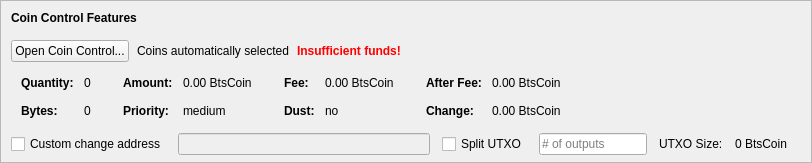
    <widget class="QFrame" name="frameCoinControl">
     <property name="sizePolicy">
      <sizepolicy hsizetype="Expanding" vsizetype="Expanding">
       <horstretch>0</horstretch>
       <verstretch>0</verstretch>
      </sizepolicy>
     </property>
     <property name="maximumSize">
      <size>
       <width>16777215</width>
       <height>16777215</height>
      </size>
     </property>
     <property name="frameShape">
      <enum>QFrame::StyledPanel</enum>
     </property>
     <property name="frameShadow">
      <enum>QFrame::Sunken</enum>
     </property>
     <layout class="QVBoxLayout" name="verticalLayoutCoinControl2">
      <property name="spacing">
       <number>0</number>
      </property>
      <property name="leftMargin">
       <number>0</number>
      </property>
      <property name="topMargin">
       <number>0</number>
      </property>
      <property name="rightMargin">
       <number>0</number>
      </property>
      <property name="bottomMargin">
       <number>6</number>
      </property>
      <item>
       <layout class="QVBoxLayout" name="verticalLayoutCoinControl" stretch="0,0,0,0,1">
        <property name="spacing">
         <number>0</number>
        </property>
        <property name="leftMargin">
         <number>10</number>
        </property>
        <property name="topMargin">
         <number>10</number>
        </property>
        <item>
         <layout class="QHBoxLayout" name="horizontalLayoutCoinControl1">
          <property name="bottomMargin">
           <number>15</number>
          </property>
          <item>
           <widget class="QLabel" name="labelCoinControlFeatures">
            <property name="sizePolicy">
             <sizepolicy hsizetype="Preferred" vsizetype="Maximum">
              <horstretch>0</horstretch>
              <verstretch>0</verstretch>
             </sizepolicy>
            </property>
            <property name="font">
             <font>
              <weight>75</weight>
              <bold>true</bold>
             </font>
            </property>
            <property name="styleSheet">
             <string notr="true">font-weight:bold;</string>
            </property>
            <property name="text">
             <string>Coin Control Features</string>
            </property>
           </widget>
          </item>
         </layout>
        </item>
        <item>
         <layout class="QHBoxLayout" name="horizontalLayoutCoinControl2" stretch="0,0,0,0">
          <property name="spacing">
           <number>8</number>
          </property>
          <property name="bottomMargin">
           <number>10</number>
          </property>
          <item>
           <widget class="QPushButton" name="pushButtonCoinControl">
            <property name="styleSheet">
             <string notr="true"/>
            </property>
            <property name="text">
             <string>Open Coin Control...</string>
            </property>
            <property name="autoDefault">
             <bool>false</bool>
            </property>
           </widget>
          </item>
          <item>
           <widget class="QLabel" name="labelCoinControlAutomaticallySelected">
            <property name="text">
             <string>Coins automatically selected</string>
            </property>
            <property name="margin">
             <number>5</number>
            </property>
           </widget>
          </item>
          <item>
           <widget class="QLabel" name="labelCoinControlInsuffFunds">
            <property name="font">
             <font>
              <weight>75</weight>
              <bold>true</bold>
             </font>
            </property>
            <property name="styleSheet">
             <string notr="true">color:red;font-weight:bold;</string>
            </property>
            <property name="text">
             <string>Insufficient funds!</string>
            </property>
            <property name="margin">
             <number>5</number>
            </property>
           </widget>
          </item>
          <item>
           <spacer name="horizontalSpacerCoinControl">
            <property name="orientation">
             <enum>Qt::Horizontal</enum>
            </property>
            <property name="sizeHint" stdset="0">
             <size>
              <width>40</width>
              <height>1</height>
             </size>
            </property>
           </spacer>
          </item>
         </layout>
        </item>
        <item>
         <widget class="QWidget" name="widgetCoinControl" native="true">
          <property name="sizePolicy">
           <sizepolicy hsizetype="Preferred" vsizetype="Preferred">
            <horstretch>0</horstretch>
            <verstretch>0</verstretch>
           </sizepolicy>
          </property>
          <property name="minimumSize">
           <size>
            <width>0</width>
            <height>0</height>
           </size>
          </property>
          <property name="styleSheet">
           <string notr="true"/>
          </property>
          <layout class="QHBoxLayout" name="horizontalLayoutCoinControl5">
           <property name="leftMargin">
            <number>0</number>
           </property>
           <property name="topMargin">
            <number>0</number>
           </property>
           <property name="rightMargin">
            <number>0</number>
           </property>
           <property name="bottomMargin">
            <number>0</number>
           </property>
           <item>
            <layout class="QHBoxLayout" name="horizontalLayoutCoinControl3" stretch="0,0,0,1">
             <property name="spacing">
              <number>20</number>
             </property>
             <property name="topMargin">
              <number>0</number>
             </property>
             <property name="bottomMargin">
              <number>10</number>
             </property>
             <item>
              <layout class="QFormLayout" name="formLayoutCoinControl1">
               <property name="horizontalSpacing">
                <number>10</number>
               </property>
               <property name="verticalSpacing">
                <number>14</number>
               </property>
               <property name="leftMargin">
                <number>10</number>
               </property>
               <property name="topMargin">
                <number>4</number>
               </property>
               <property name="rightMargin">
                <number>6</number>
               </property>
               <item row="0" column="0">
                <widget class="QLabel" name="labelCoinControlQuantityText">
                 <property name="font">
                  <font>
                   <weight>75</weight>
                   <bold>true</bold>
                  </font>
                 </property>
                 <property name="text">
                  <string>Quantity:</string>
                 </property>
                 <property name="margin">
                  <number>0</number>
                 </property>
                </widget>
               </item>
               <item row="0" column="1">
                <widget class="QLabel" name="labelCoinControlQuantity">
                 <property name="cursor">
                  <cursorShape>IBeamCursor</cursorShape>
                 </property>
                 <property name="contextMenuPolicy">
                  <enum>Qt::ActionsContextMenu</enum>
                 </property>
                 <property name="text">
                  <string notr="true">0</string>
                 </property>
                 <property name="margin">
                  <number>0</number>
                 </property>
                 <property name="textInteractionFlags">
                  <set>Qt::LinksAccessibleByMouse|Qt::TextSelectableByKeyboard|Qt::TextSelectableByMouse</set>
                 </property>
                </widget>
               </item>
               <item row="1" column="0">
                <widget class="QLabel" name="labelCoinControlBytesText">
                 <property name="font">
                  <font>
                   <weight>75</weight>
                   <bold>true</bold>
                  </font>
                 </property>
                 <property name="text">
                  <string>Bytes:</string>
                 </property>
                </widget>
               </item>
               <item row="1" column="1">
                <widget class="QLabel" name="labelCoinControlBytes">
                 <property name="cursor">
                  <cursorShape>IBeamCursor</cursorShape>
                 </property>
                 <property name="contextMenuPolicy">
                  <enum>Qt::ActionsContextMenu</enum>
                 </property>
                 <property name="text">
                  <string notr="true">0</string>
                 </property>
                 <property name="textInteractionFlags">
                  <set>Qt::LinksAccessibleByMouse|Qt::TextSelectableByKeyboard|Qt::TextSelectableByMouse</set>
                 </property>
                </widget>
               </item>
              </layout>
             </item>
             <item>
              <layout class="QFormLayout" name="formLayoutCoinControl2">
               <property name="horizontalSpacing">
                <number>10</number>
               </property>
               <property name="verticalSpacing">
                <number>14</number>
               </property>
               <property name="leftMargin">
                <number>6</number>
               </property>
               <property name="topMargin">
                <number>4</number>
               </property>
               <property name="rightMargin">
                <number>6</number>
               </property>
               <item row="0" column="0">
                <widget class="QLabel" name="labelCoinControlAmountText">
                 <property name="font">
                  <font>
                   <weight>75</weight>
                   <bold>true</bold>
                  </font>
                 </property>
                 <property name="text">
                  <string>Amount:</string>
                 </property>
                 <property name="margin">
                  <number>0</number>
                 </property>
                </widget>
               </item>
               <item row="0" column="1">
                <widget class="QLabel" name="labelCoinControlAmount">
                 <property name="cursor">
                  <cursorShape>IBeamCursor</cursorShape>
                 </property>
                 <property name="contextMenuPolicy">
                  <enum>Qt::ActionsContextMenu</enum>
                 </property>
                 <property name="text">
                  <string notr="true">0.00 BtsCoin</string>
                 </property>
                 <property name="textInteractionFlags">
                  <set>Qt::LinksAccessibleByMouse|Qt::TextSelectableByKeyboard|Qt::TextSelectableByMouse</set>
                 </property>
                </widget>
               </item>
               <item row="1" column="0">
                <widget class="QLabel" name="labelCoinControlPriorityText">
                 <property name="font">
                  <font>
                   <weight>75</weight>
                   <bold>true</bold>
                  </font>
                 </property>
                 <property name="text">
                  <string>Priority:</string>
                 </property>
                </widget>
               </item>
               <item row="1" column="1">
                <widget class="QLabel" name="labelCoinControlPriority">
                 <property name="cursor">
                  <cursorShape>IBeamCursor</cursorShape>
                 </property>
                 <property name="contextMenuPolicy">
                  <enum>Qt::ActionsContextMenu</enum>
                 </property>
                 <property name="text">
                  <string>medium</string>
                 </property>
                 <property name="textInteractionFlags">
                  <set>Qt::LinksAccessibleByMouse|Qt::TextSelectableByKeyboard|Qt::TextSelectableByMouse</set>
                 </property>
                </widget>
               </item>
              </layout>
             </item>
             <item>
              <layout class="QFormLayout" name="formLayoutCoinControl3">
               <property name="horizontalSpacing">
                <number>10</number>
               </property>
               <property name="verticalSpacing">
                <number>14</number>
               </property>
               <property name="leftMargin">
                <number>6</number>
               </property>
               <property name="topMargin">
                <number>4</number>
               </property>
               <property name="rightMargin">
                <number>6</number>
               </property>
               <item row="0" column="0">
                <widget class="QLabel" name="labelCoinControlFeeText">
                 <property name="font">
                  <font>
                   <weight>75</weight>
                   <bold>true</bold>
                  </font>
                 </property>
                 <property name="text">
                  <string>Fee:</string>
                 </property>
                 <property name="margin">
                  <number>0</number>
                 </property>
                </widget>
               </item>
               <item row="0" column="1">
                <widget class="QLabel" name="labelCoinControlFee">
                 <property name="cursor">
                  <cursorShape>IBeamCursor</cursorShape>
                 </property>
                 <property name="contextMenuPolicy">
                  <enum>Qt::ActionsContextMenu</enum>
                 </property>
                 <property name="text">
                  <string notr="true">0.00 BtsCoin</string>
                 </property>
                 <property name="textInteractionFlags">
                  <set>Qt::LinksAccessibleByMouse|Qt::TextSelectableByKeyboard|Qt::TextSelectableByMouse</set>
                 </property>
                </widget>
               </item>
               <item row="1" column="0">
                <widget class="QLabel" name="labelCoinControlLowOutputText">
                 <property name="font">
                  <font>
                   <weight>75</weight>
                   <bold>true</bold>
                  </font>
                 </property>
                 <property name="text">
                  <string>Dust:</string>
                 </property>
                </widget>
               </item>
               <item row="1" column="1">
                <widget class="QLabel" name="labelCoinControlLowOutput">
                 <property name="cursor">
                  <cursorShape>IBeamCursor</cursorShape>
                 </property>
                 <property name="contextMenuPolicy">
                  <enum>Qt::ActionsContextMenu</enum>
                 </property>
                 <property name="text">
                  <string>no</string>
                 </property>
                 <property name="textInteractionFlags">
                  <set>Qt::LinksAccessibleByMouse|Qt::TextSelectableByKeyboard|Qt::TextSelectableByMouse</set>
                 </property>
                </widget>
               </item>
              </layout>
             </item>
             <item>
              <layout class="QFormLayout" name="formLayoutCoinControl4">
               <property name="horizontalSpacing">
                <number>10</number>
               </property>
               <property name="verticalSpacing">
                <number>14</number>
               </property>
               <property name="leftMargin">
                <number>6</number>
               </property>
               <property name="topMargin">
                <number>4</number>
               </property>
               <property name="rightMargin">
                <number>6</number>
               </property>
               <item row="0" column="0">
                <widget class="QLabel" name="labelCoinControlAfterFeeText">
                 <property name="font">
                  <font>
                   <weight>75</weight>
                   <bold>true</bold>
                  </font>
                 </property>
                 <property name="text">
                  <string>After Fee:</string>
                 </property>
                 <property name="margin">
                  <number>0</number>
                 </property>
                </widget>
               </item>
               <item row="0" column="1">
                <widget class="QLabel" name="labelCoinControlAfterFee">
                 <property name="cursor">
                  <cursorShape>IBeamCursor</cursorShape>
                 </property>
                 <property name="contextMenuPolicy">
                  <enum>Qt::ActionsContextMenu</enum>
                 </property>
                 <property name="text">
                  <string notr="true">0.00 BtsCoin</string>
                 </property>
                 <property name="textInteractionFlags">
                  <set>Qt::LinksAccessibleByMouse|Qt::TextSelectableByKeyboard|Qt::TextSelectableByMouse</set>
                 </property>
                </widget>
               </item>
               <item row="1" column="0">
                <widget class="QLabel" name="labelCoinControlChangeText">
                 <property name="font">
                  <font>
                   <weight>75</weight>
                   <bold>true</bold>
                  </font>
                 </property>
                 <property name="text">
                  <string>Change:</string>
                 </property>
                </widget>
               </item>
               <item row="1" column="1">
                <widget class="QLabel" name="labelCoinControlChange">
                 <property name="cursor">
                  <cursorShape>IBeamCursor</cursorShape>
                 </property>
                 <property name="contextMenuPolicy">
                  <enum>Qt::ActionsContextMenu</enum>
                 </property>
                 <property name="text">
                  <string notr="true">0.00 BtsCoin</string>
                 </property>
                 <property name="textInteractionFlags">
                  <set>Qt::LinksAccessibleByMouse|Qt::TextSelectableByKeyboard|Qt::TextSelectableByMouse</set>
                 </property>
                </widget>
               </item>
              </layout>
             </item>
            </layout>
           </item>
          </layout>
         </widget>
        </item>
        <item>
         <layout class="QHBoxLayout" name="horizontalLayoutCoinControl4" stretch="0,0,0,0,0,0,0">
          <property name="spacing">
           <number>12</number>
          </property>
          <property name="sizeConstraint">
           <enum>QLayout::SetDefaultConstraint</enum>
          </property>
          <property name="topMargin">
           <number>5</number>
          </property>
          <property name="rightMargin">
           <number>5</number>
          </property>
          <item>
           <widget class="QCheckBox" name="checkBoxCoinControlChange">
            <property name="toolTip">
             <string>If this is activated, but the change address is empty or invalid, change will be sent to a newly generated address.</string>
            </property>
            <property name="text">
             <string>Custom change address</string>
            </property>
           </widget>
          </item>
          <item>
           <widget class="QValidatedLineEdit" name="lineEditCoinControlChange">
            <property name="enabled">
             <bool>false</bool>
            </property>
            <property name="sizePolicy">
             <sizepolicy hsizetype="Expanding" vsizetype="Fixed">
              <horstretch>0</horstretch>
              <verstretch>0</verstretch>
             </sizepolicy>
            </property>
           </widget>
          </item>
          <item>
           <widget class="QCheckBox" name="splitBlockCheckBox">
            <property name="text">
             <string>Split UTXO</string>
            </property>
           </widget>
          </item>
          <item>
           <widget class="QLineEdit" name="splitBlockLineEdit">
            <property name="sizePolicy">
             <sizepolicy hsizetype="Fixed" vsizetype="Fixed">
              <horstretch>50</horstretch>
              <verstretch>0</verstretch>
             </sizepolicy>
            </property>
            <property name="placeholderText">
             <string># of outputs</string>
            </property>
           </widget>
          </item>
          <item>
           <widget class="QLabel" name="labelBlockSizeText">
            <property name="text">
             <string>UTXO Size:</string>
            </property>
           </widget>
          </item>
          <item>
           <widget class="QLabel" name="labelBlockSize">
            <property name="text">
             <string>0 BtsCoin</string>
            </property>
           </widget>
          </item>
          <item>
           <widget class="QLabel" name="labelCoinControlChangeLabel">
            <property name="sizePolicy">
             <sizepolicy hsizetype="Preferred" vsizetype="Expanding">
              <horstretch>0</horstretch>
              <verstretch>0</verstretch>
             </sizepolicy>
            </property>
            <property name="minimumSize">
             <size>
              <width>0</width>
              <height>0</height>
             </size>
            </property>
            <property name="text">
             <string/>
            </property>
            <property name="margin">
             <number>3</number>
            </property>
           </widget>
          </item>
         </layout>
        </item>
        <item>
         <spacer name="verticalSpacerCoinControl">
          <property name="orientation">
           <enum>Qt::Vertical</enum>
          </property>
          <property name="sizeHint" stdset="0">
           <size>
            <width>800</width>
            <height>1</height>
           </size>
          </property>
         </spacer>
        </item>
       </layout>
      </item>
     </layout>
    </widget>
